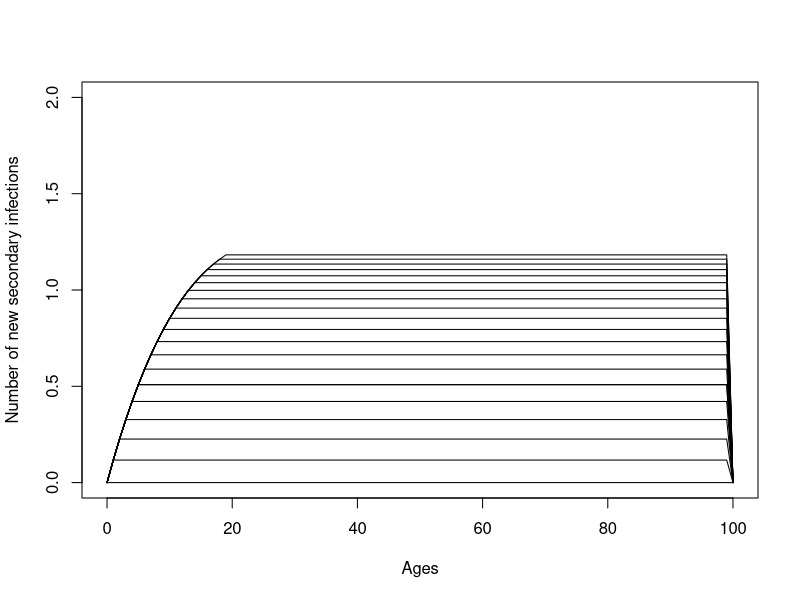

Source code (R):
rm(list=ls())
# we want to recreate the dengue model

# we first create the four probabilities of infection 
getwd()
library(tidyverse)
library(data.table)

# Set parameters ----------------------------------------------------------

max_age <- 100
years <- 2010:2030
N0 <- 100 # population size
no_infection <- N0


# Initialise dataframe ----------------------------------------------------

col_names <- list(
               "S4",
               "S3",
               "S2",
               "S1",
               "S0",
               "I1",
               "I2",
               "I3",
               "I4",
               "total")

array_names <- vector("list", 3)
array_names[[1]] <- years
array_names[[2]] <- (1:(max_age+1) -1)
array_names[[3]] <- col_names

# dims are year - age - outcomes
dengue <- array(data = 0,
                dim = c(length(years), max_age+1,length(col_names)),
                dimnames=array_names)



dengue["2010",,"S4"] <- 100 # add 100 to S4 to each age group in 2010

dengue[,"0","S4"] <- 100 # add 100 to S4 of 0 age group in all years

# Populate dataframe ------------------------------------------------------

infection_probs <- function( lambda, max_age, df, verbose=1 ){
  if(verbose==1){browser()}
  
  # infection probabilities
  P_I0_I1 <- 1-(1 - lambda)^4
  P_I1_I2 <- 1-(1 - lambda)^3
  P_I2_I3 <- 1-(1 - lambda)^2
  P_I3_I4 <- 1-(1 - lambda)^1
  P_I4_I5 <- 0L
  
  for (y in 1:(length(years)-1)) {
    
    #last age can't get new infections
    for(age in seq_len(max_age)) {
      # S4
      df[y+1, age + 1 , "S4"] <- df[y, age, "S4"] * (1-P_I0_I1) # probability of individual staying susceptible
      
      # S3
      df[y+1, age + 1, "S3"] <- df[y, age, "S4"] * (P_I0_I1) + # prob of people with first infection 
        (df[y, age, "S3"] * (1-P_I1_I2) ) # probability of not getting a second infection
      
      # I1 (reminder: infections occur during this age and year)
      df[y, age, "I1"] <- df[y,age, "S4"] * (P_I0_I1)  # Number of new first infections
      
      # S2
      df[y+1, age+1, "S2"] <- df[y, age, "S3"] * (P_I1_I2) + # prob of people with second infection 
        df[y, age, "S2"] * (1-P_I2_I3) # probability of not getting a third infection
      
      # I2
      df[y, age, "I2"] <- df[y, age, "S3"] * (P_I1_I2)   # Number of new second infections
      
      # S1
      df[y+1, age+1, "S1"] <- df[y, age, "S2"] * (P_I2_I3) + # prob of people with third infection 
        (df[y, age, "S1"] * (1-P_I3_I4) ) # probability of not getting a fourth infection
      
      #I3
      df[y, age, "I3"] <- df[y, age, "S2"] * (P_I2_I3) # number of new third infections
      
      # S0
      df[y+1, age+1, "S0"] <- df[y, age, "S1"] * (P_I3_I4) + # prob of people with fourth infection 
        (df[y, age, "S0"] * (1-P_I4_I5) ) # probability of not getting a fifth infection
      
      # I4
      df[y, age, "I4"] <- df[y, age, "S1"] * (P_I3_I4) # number of new fourth infections
      
    }
    
    # df[,"total"] <- rowSums(df[,, which(col_names %like% "S")])
    
   
  }
  return(df)
}

# Plotting ----------------------------------------------------------------

dengue_lambda_Lo <- infection_probs( lambda = 0.01, max_age = max_age, df = dengue, verbose = 0 )

dengue_lambda_Lo["2030", , ]

dengue_lambda_Hi <- infection_probs( lambda = 0.05, max_age = max_age, df = dengue, verbose = 0 )

dengue_lambda_Lo["2010",,"I2"]

plot( x=(1:(max_age+1) -1), y = dengue_lambda_Lo["2015",,"I2" ], type = "l", 
      ylim = c(0, 2), xlab="Ages", ylab="Number of new secondary infections")

for(i in 2:(length(years))){
  lines( x = (1:(max_age+1) -1), y = dengue_lambda_Lo[i,,"I2" ])
  
}

 

